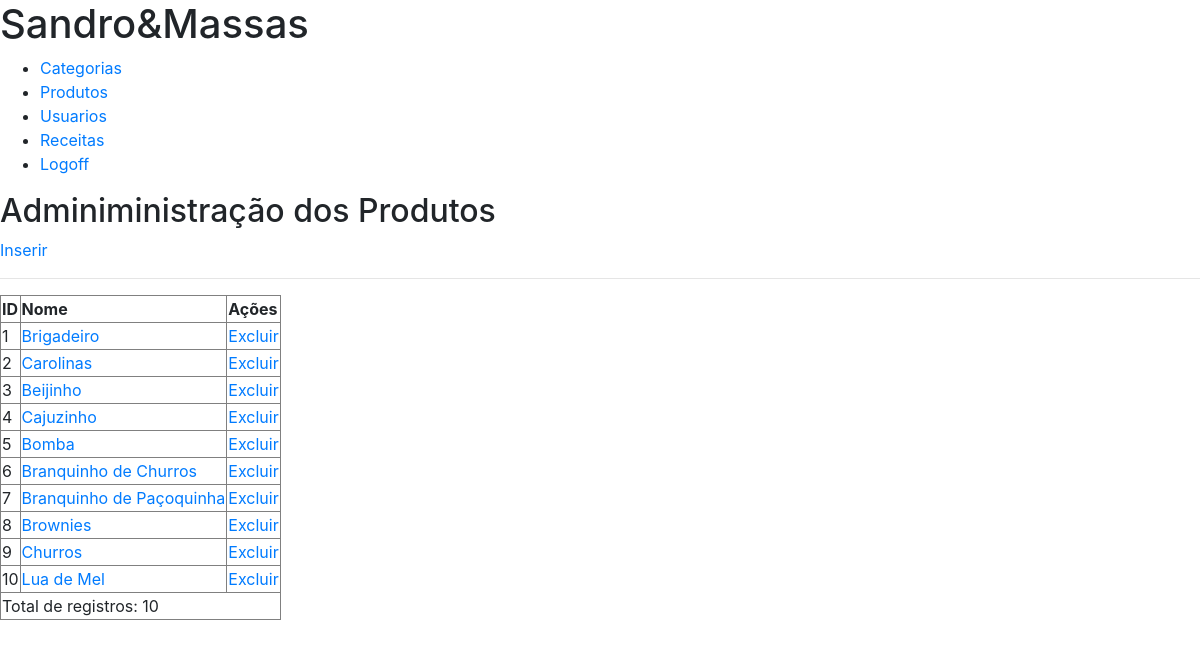
Before: /admin/produtos-lista.php with the older database file.
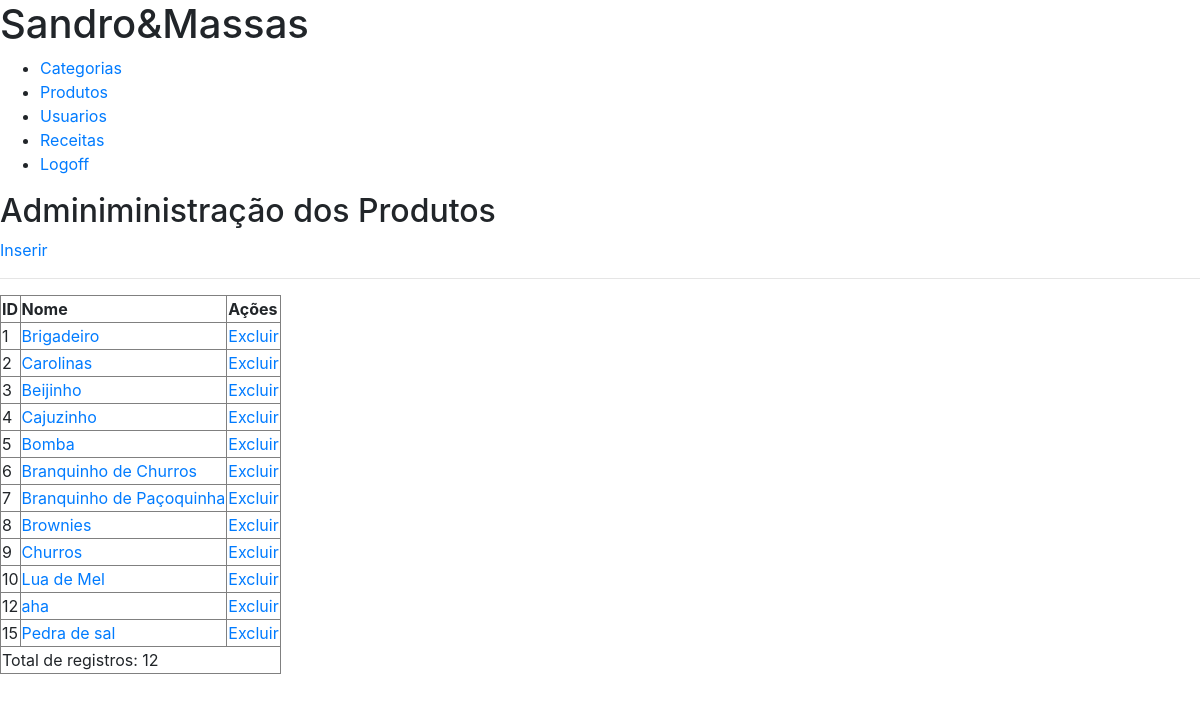
After: the same page with the newer database file.
### tables this page shows
CREATE TABLE `produtos` (
  `ProdutoID` int(11) NOT NULL,
  `Nome` varchar(100) NOT NULL,
  `Imagem` varchar(200) NOT NULL,
  `Preco` float NOT NULL,
  `Descricao` longtext NOT NULL,
  `CategoriaID` int(11) NOT NULL
);

### admin/produtos-lista.php (the view)
<?php
include_once '../includes/_banco.php';
include_once '_head.php';
$sql = "SELECT * FROM produtos";
$resultado = mysqli_query($conn, $sql);
$total = mysqli_num_rows($resultado);
include_once '_menu.php';
?>
    <main>
        <h2>Adminiministração dos Produtos</h2>
        <a href="produtos-salvar.php">Inserir</a>
        <hr>
        <table border="1">
            <tr>
                <th>ID</th>
                <th>Nome</th>
                <th>Ações</th>
            </tr>
            <?php
if ( $total > 0 ) {
                while ($dado = mysqli_fetch_array($resultado)) {
            ?>
                <tr>
                    <td><?php echo $dado['ProdutoID'];?></td>
                    <td><a href="produtos-salvar.php?acao=salvar&id=<?php echo $dado['ProdutoID'];?>"><?php echo $dado['Nome'];?></a></td>
                    <td><a href="produtos-processa.php?acao=excluir&id=<?php echo $dado['ProdutoID']?>">Excluir</a></td>
                </tr>
            <?php
                }
            }else{
            ?>
            <tr>
                <td colspan="3">Resultados não encontrados</td>
            </tr>
            <?php
            }
            ?>
            <tr>
                <td colspan="3">Total de registros: <?php echo $total;?></td>
            </tr>
        </table>
    </main>
    <?php
    include_once '_footer.php';
    ?>

### admin/_head.php (shortened to what this page needs)
<!doctype html>
<html lang="en">
  <head>
    <link rel="stylesheet" href="https://cdn.jsdelivr.net/npm/bootstrap@4.0.0/dist/css/bootstrap.min.css">
  </head>
  <body>

### admin/_menu.php
<header>
    <h1>Sandro&Massas</h1>
    <nav>
        <ul>
            <li><a href="./categoria-lista.php">Categorias</a></li>
            <li><a href="./produtos-lista.php">Produtos</a></li>
            <li><a href="./usuarios.php">Usuarios</a></li>
            <li><a href="./receitas-lista.php"a>Receitas</a></li>
            <li><a href="./contato.php">Logoff</a></li>
        </ul>
    </nav>
</header>

### admin/_footer.php (shortened to what this page needs)
  </body>
</html>

Changed rows visible on the page:
added produtos: ProdutoID "12", Nome "aha"
added produtos: ProdutoID "15", Nome "Pedra de sal"
Other visible differences:
$total: "10" → "12"
